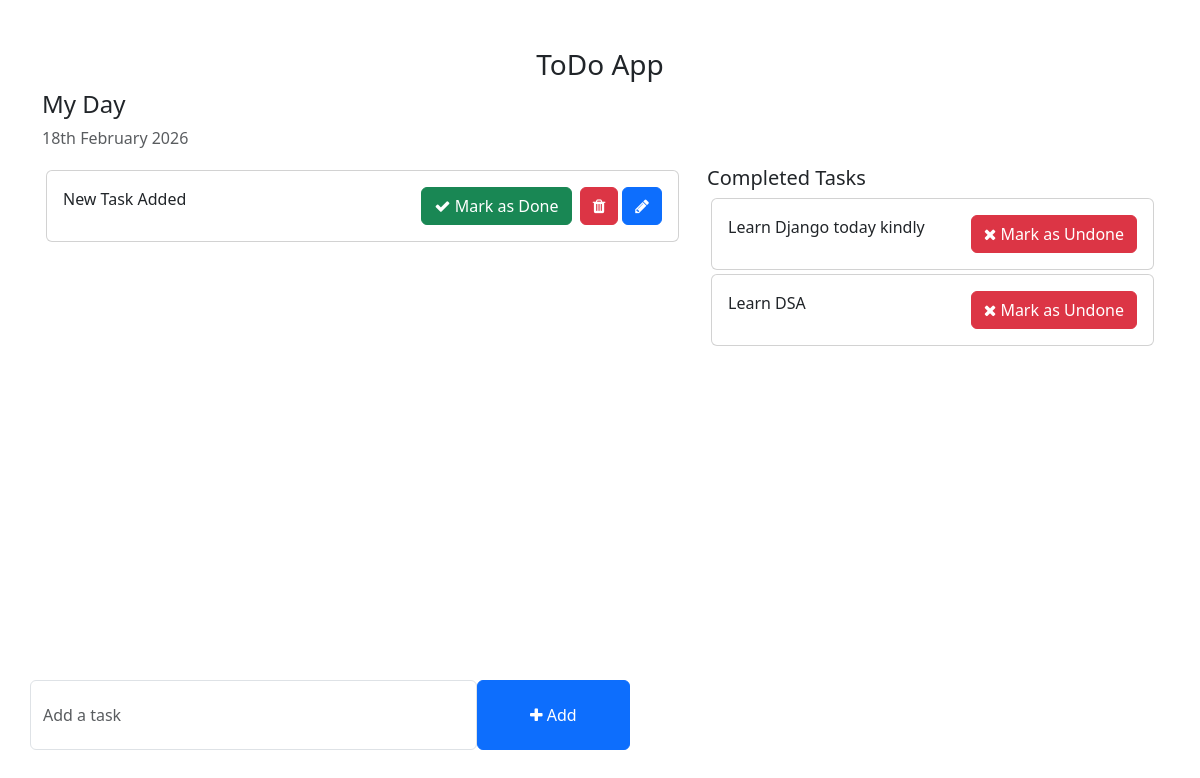
The page / on the database its author committed.
### todos/models.py (models this page shows, shortened)
class Task(models.Model):
    task = models.CharField(max_length=250)
    is_completed = models.CharField(default=False)
    created_at = models.DateTimeField(auto_now_add=True)
    updated_at = models.DateTimeField(auto_now=True)

### todo_main/views.py (the view)
# urls.py: 2. Add a URL to urlpatterns:  path('', views.home, name='home')
def home(request):
    tasks = Task.objects.filter(is_completed = False).order_by('-updated_at')
    completed_tasks = Task.objects.filter(is_completed = True)
    context = {
        'tasks' : tasks,
        'completed_tasks' : completed_tasks
    }
    return render(request, 'home.html', context)

### templates/home.html (shortened to what this page needs)
<!DOCTYPE html>
<html lang="en">
<head>
    <link href="https://cdn.jsdelivr.net/npm/bootstrap@5.3.0-alpha1/dist/css/bootstrap.min.css" rel="stylesheet">
    <link rel="stylesheet" href="https://cdnjs.cloudflare.com/ajax/libs/font-awesome/4.7.0/css/font-awesome.min.css">
</head>
<body>
    <div class="container">
        <h3 class="pt-5 text-center">ToDo App</h3>
        <div class="row">
            <h4>My Day</h4>
            <p class="text-muted">{% now "jS F Y" %}</p>
            <div class="col-md-7 col-lg-7" style="height: 450px; overflow: scroll;">
                {% for task in tasks %}
                <div class="card m-1">
                    <div class="card-body">
                        {{task.task}}
                        <span style="float: right;">
                           <a href="{% url 'mark_as_done' task.pk %}"  class="btn btn-success" ><i class="fa fa-check"></i> Mark as Done</a>
                            <a href="{% url 'delete_task' task.id %}" class="btn btn-danger me-1 ms-1"><i class="fa fa-trash"></i></button>
                           <a href="{% url 'edit_task' task.id %}" class="btn btn-primary"><i class="fa fa-pencil"></i></a>
                        </span>
                    </div>
                </div>
                {% endfor %}
                </div>
            <div class="col-md-5 col-lg-5">
                <h5>Completed Tasks</h5>
                {% for task in completed_tasks %}
                <div class="card m-1">
                    <div class="card-body">
                        {{ task.task }}
                        <span style="float: right;">
                            <a href="{% url 'mark_as_undone' task.pk %}" class="btn btn-danger"><i class="fa fa-times"></i> Mark as Undone</a>
                        </span>
                    </div>
                </div>
                {% endfor %}
            </div>
        </div>
        <div class="row">
            <div class="col-md-6 col-lg-6 p-0" style="position: absolute; bottom: 50px;">
                <form action="{% url 'addTask' %}" method="POST">
                    <div class="form-group">
                        <span style="display: flex;">
                            <input type="text" class="form-control" name="task" placeholder="Add a task">
                            <button type="submit" class="btn btn-primary" style="width: 200px;">
                                <i class="fa fa-plus"></i> Add
                            </button>
                        </span>
                    </div>
                </form>
            </div>
        </div>
    </div>
</body>
</html>

### templates/home.html (style rules this page uses)
.form-control { padding: 1.375rem .75rem !important; }

### rows shown on the page
Task: task "New Task Added"
Task: task "Learn Django today kindly"
Task: task "Learn DSA"
